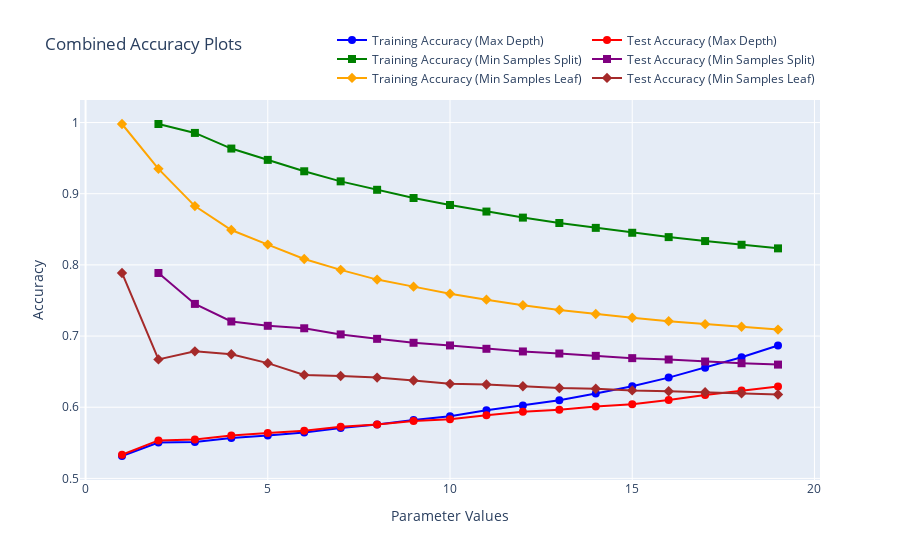

Notebook code cell kept with this figure:
### Code cell
import plotly.graph_objects as go

# Create a new figure
fig = go.Figure()

# Add the first two traces (Max Depth)
fig.add_trace(go.Scatter(
    x=list(max_depth),
    y=training_accuracy_dt,
    mode='lines+markers',
    name='Training Accuracy (Max Depth)',
    line=dict(color='blue', width=2),
    marker=dict(size=8, symbol='circle', color='blue'),
    hovertemplate='Max Depth: %{x}<br>Training Accuracy: %{y:.2f}'
))

fig.add_trace(go.Scatter(
    x=list(max_depth),
    y=test_accuracy_dt,
    mode='lines+markers',
    name='Test Accuracy (Max Depth)',
    line=dict(color='red', width=2),
    marker=dict(size=8, symbol='circle', color='red'),
    hovertemplate='Max Depth: %{x}<br>Test Accuracy: %{y:.2f}'
))

# Add the other two traces (Min Samples Split)
fig.add_trace(go.Scatter(
    x=list(min_samples),
    y=training_accuracy_samples,
    mode='lines+markers',
    name='Training Accuracy (Min Samples Split)',
    line=dict(color='green', width=2),
    marker=dict(size=8, symbol='square', color='green'),
    hovertemplate='Min Samples Split: %{x}<br>Training Accuracy: %{y:.2f}'
))

fig.add_trace(go.Scatter(
    x=list(min_samples),
    y=test_accuracy_samples,
    mode='lines+markers',
    name='Test Accuracy (Min Samples Split)',
    line=dict(color='purple', width=2),
    marker=dict(size=8, symbol='square', color='purple'),
    hovertemplate='Min Samples Split: %{x}<br>Test Accuracy: %{y:.2f}'
))

# Add the last two traces (Min Samples Leaf)
fig.add_trace(go.Scatter(
    x=list(min_sample_leaf),
    y=training_accuracy_leaf,
    mode='lines+markers',
    name='Training Accuracy (Min Samples Leaf)',
    line=dict(color='orange', width=2),
    marker=dict(size=8, symbol='diamond', color='orange'),
    hovertemplate='Min Samples Leaf: %{x}<br>Training Accuracy: %{y:.2f}'
))

fig.add_trace(go.Scatter(
    x=list(min_sample_leaf),
    y=test_accuracy_leaf,
    mode='lines+markers',
    name='Test Accuracy (Min Samples Leaf)',
    line=dict(color='brown', width=2),
    marker=dict(size=8, symbol='diamond', color='brown'),
    hovertemplate='Min Samples Leaf: %{x}<br>Test Accuracy: %{y:.2f}'
))

# Update the layout
fig.update_layout(
    title='Combined Accuracy Plots',
    xaxis_title='Parameter Values',
    yaxis_title='Accuracy',
    legend=dict(
        orientation='h',
        yanchor='bottom',
        y=1.02,
        xanchor='right',
        x=1
    ),
    hovermode='x unified'
)

# Show the figure
fig.show()

### Figure 1 — Plotly figure (JSON) as saved in the notebook; plotly's stock layout.template omitted (floating-point values rounded to 4 significant figures)
{"data": [{"hovertemplate": "Max Depth: %{x}<br>Training Accuracy: %{y:.2f}", "line": {"color": "blue", "width": 2}, "marker": {"color": "blue", "size": 8, "symbol": "circle"}, "mode": "lines+markers", "name": "Training Accuracy (Max Depth)", "type": "scatter", "x": [1, 2, 3, 4, 5, 6, 7, 8, 9, 10, 11, 12, 13, 14, 15, 16, 17, 18, 19], "y": [0.5315, 0.5504, 0.5513, 0.5567, 0.5604, 0.5645, 0.5708, 0.5759, 0.5822, 0.5874, 0.5957, 0.6023, 0.6097, 0.6193, 0.6295, 0.6416, 0.6556, 0.6702, 0.6868]}, {"hovertemplate": "Max Depth: %{x}<br>Test Accuracy: %{y:.2f}", "line": {"color": "red", "width": 2}, "marker": {"color": "red", "size": 8, "symbol": "circle"}, "mode": "lines+markers", "name": "Test Accuracy (Max Depth)", "type": "scatter", "x": [1, 2, 3, 4, 5, 6, 7, 8, 9, 10, 11, 12, 13, 14, 15, 16, 17, 18, 19], "y": [0.5332, 0.5534, 0.5546, 0.5601, 0.5637, 0.5671, 0.5727, 0.5756, 0.5807, 0.583, 0.5888, 0.5935, 0.5965, 0.6009, 0.6043, 0.6103, 0.6173, 0.6236, 0.6293]}, {"hovertemplate": "Min Samples Split: %{x}<br>Training Accuracy: %{y:.2f}", "line": {"color": "green", "width": 2}, "marker": {"color": "green", "size": 8, "symbol": "square"}, "mode": "lines+markers", "name": "Training Accuracy (Min Samples Split)", "type": "scatter", "x": [2, 3, 4, 5, 6, 7, 8, 9, 10, 11, 12, 13, 14, 15, 16, 17, 18, 19], "y": [0.9979, 0.9854, 0.9634, 0.9475, 0.9315, 0.9174, 0.9055, 0.8939, 0.8841, 0.8749, 0.8664, 0.8589, 0.852, 0.8451, 0.839, 0.8335, 0.8283, 0.8232]}, {"hovertemplate": "Min Samples Split: %{x}<br>Test Accuracy: %{y:.2f}", "line": {"color": "purple", "width": 2}, "marker": {"color": "purple", "size": 8, "symbol": "square"}, "mode": "lines+markers", "name": "Test Accuracy (Min Samples Split)", "type": "scatter", "x": [2, 3, 4, 5, 6, 7, 8, 9, 10, 11, 12, 13, 14, 15, 16, 17, 18, 19], "y": [0.7886, 0.7452, 0.7205, 0.7144, 0.7109, 0.7023, 0.6961, 0.6906, 0.6868, 0.6821, 0.6784, 0.6755, 0.6722, 0.669, 0.667, 0.6642, 0.6618, 0.6599]}, {"hovertemplate": "Min Samples Leaf: %{x}<br>Training Accuracy: %{y:.2f}", "line": {"color": "orange", "width": 2}, "marker": {"color": "orange", "size": 8, "symbol": "diamond"}, "mode": "lines+markers", "name": "Training Accuracy (Min Samples Leaf)", "type": "scatter", "x": [1, 2, 3, 4, 5, 6, 7, 8, 9, 10, 11, 12, 13, 14, 15, 16, 17, 18, 19], "y": [0.9979, 0.9349, 0.8826, 0.849, 0.8285, 0.8082, 0.793, 0.7793, 0.7694, 0.7594, 0.7512, 0.7432, 0.7367, 0.731, 0.7257, 0.7209, 0.7168, 0.713, 0.709]}, {"hovertemplate": "Min Samples Leaf: %{x}<br>Test Accuracy: %{y:.2f}", "line": {"color": "brown", "width": 2}, "marker": {"color": "brown", "size": 8, "symbol": "diamond"}, "mode": "lines+markers", "name": "Test Accuracy (Min Samples Leaf)", "type": "scatter", "x": [1, 2, 3, 4, 5, 6, 7, 8, 9, 10, 11, 12, 13, 14, 15, 16, 17, 18, 19], "y": [0.7886, 0.6672, 0.6785, 0.6745, 0.662, 0.6454, 0.6439, 0.6416, 0.6377, 0.6328, 0.632, 0.6295, 0.6269, 0.6259, 0.6236, 0.6225, 0.6211, 0.6197, 0.6179]}], "layout": {"hovermode": "x unified", "legend": {"orientation": "h", "x": 1, "xanchor": "right", "y": 1.02, "yanchor": "bottom"}, "title": {"text": "Combined Accuracy Plots"}, "xaxis": {"title": {"text": "Parameter Values"}}, "yaxis": {"title": {"text": "Accuracy"}}}}
